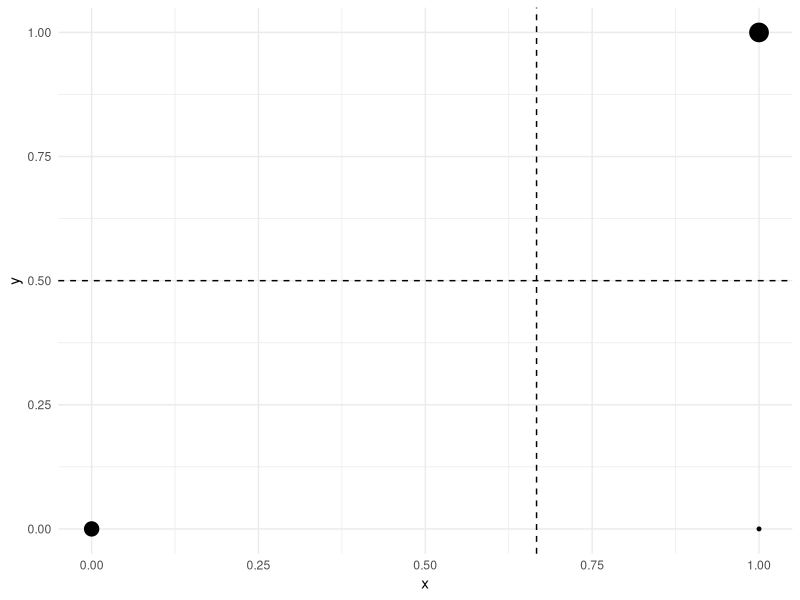
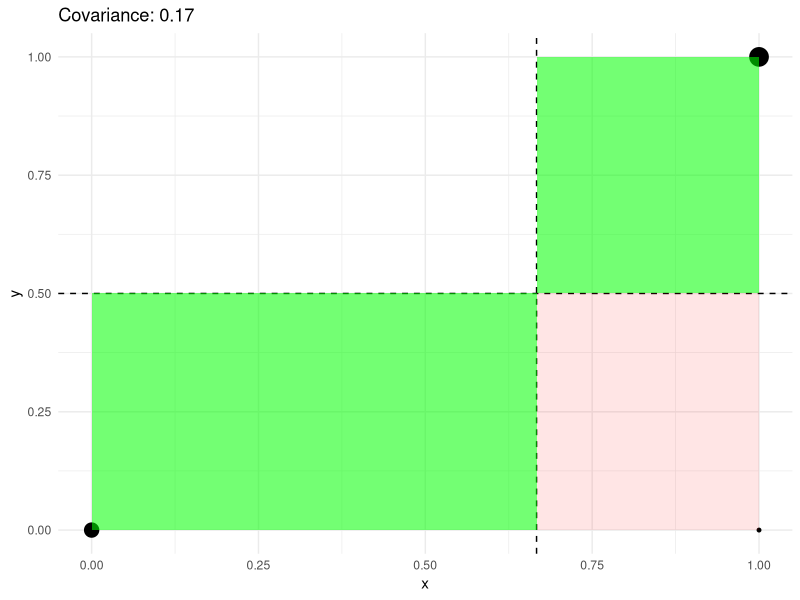
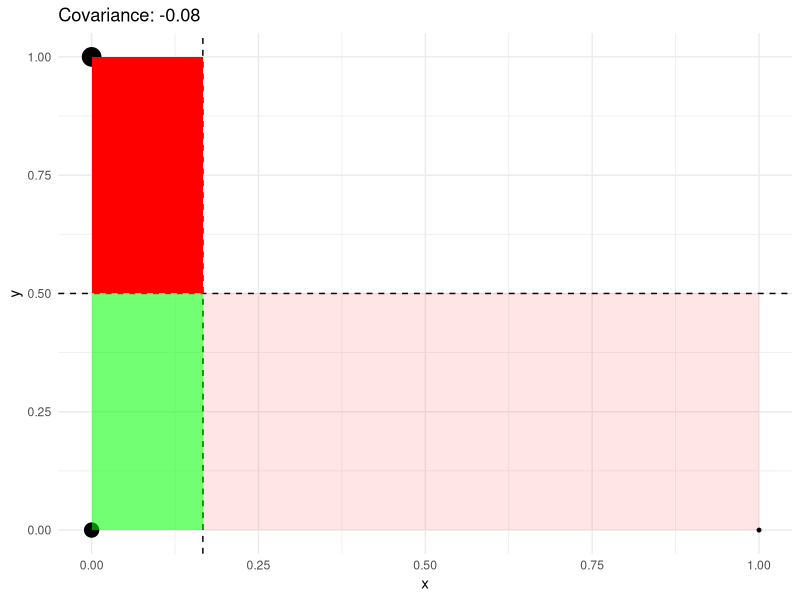
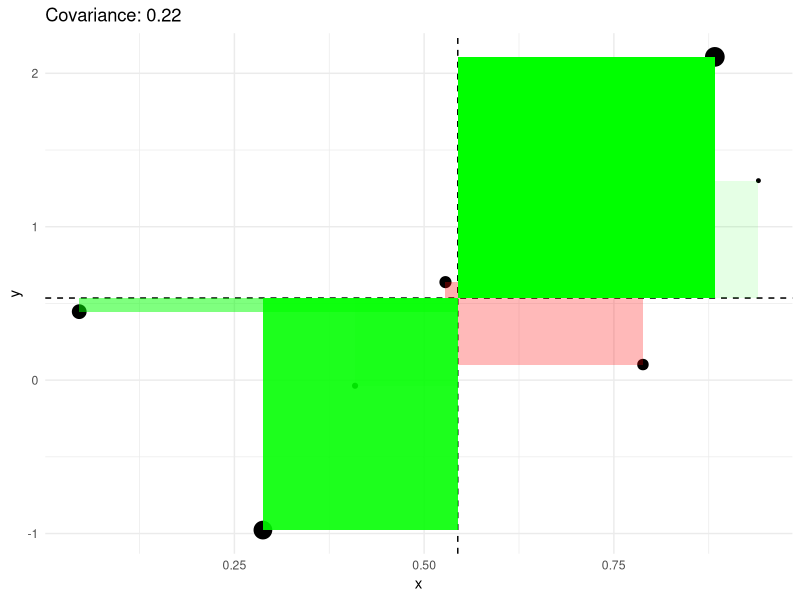
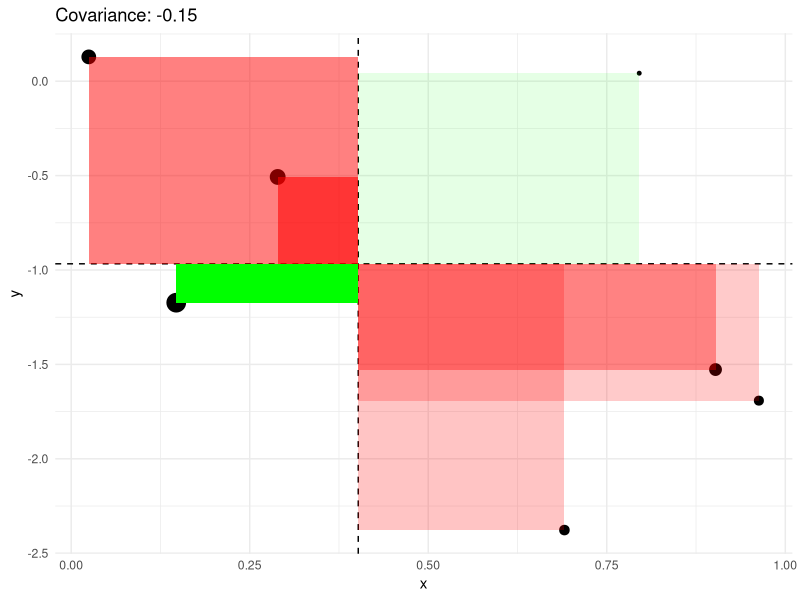
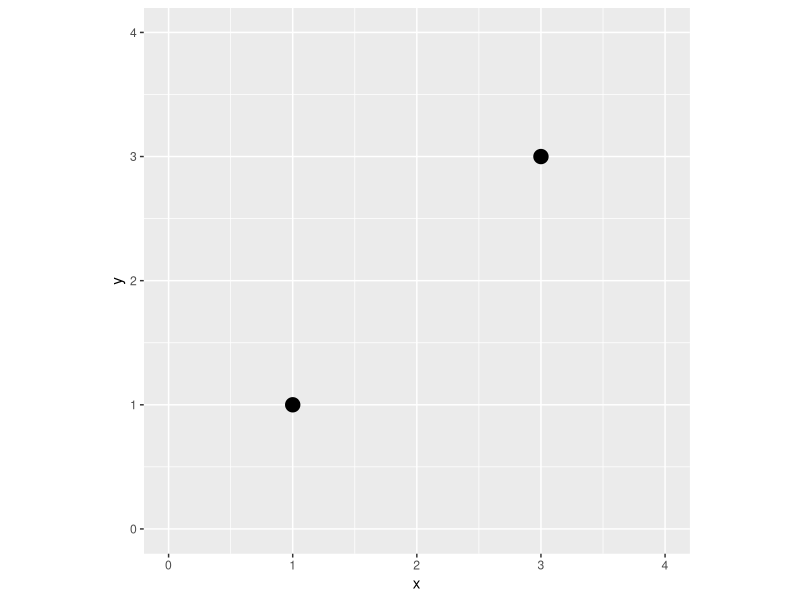
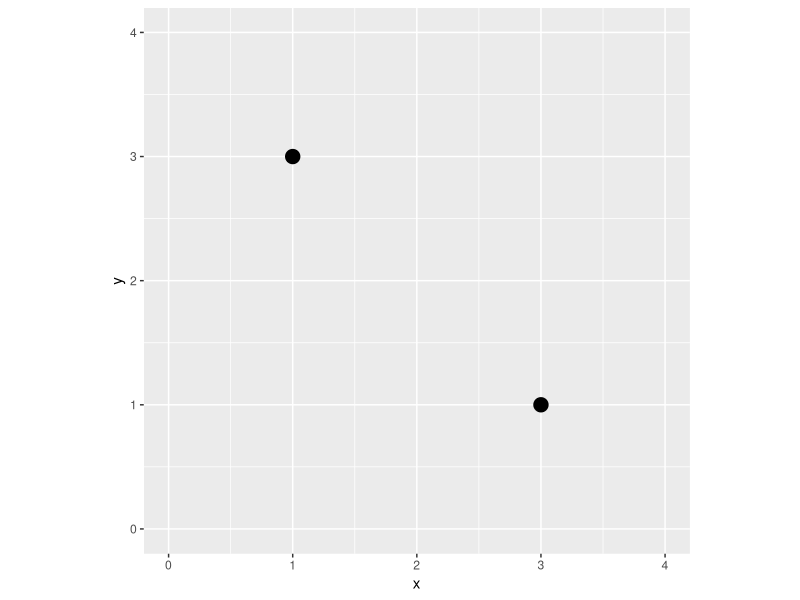
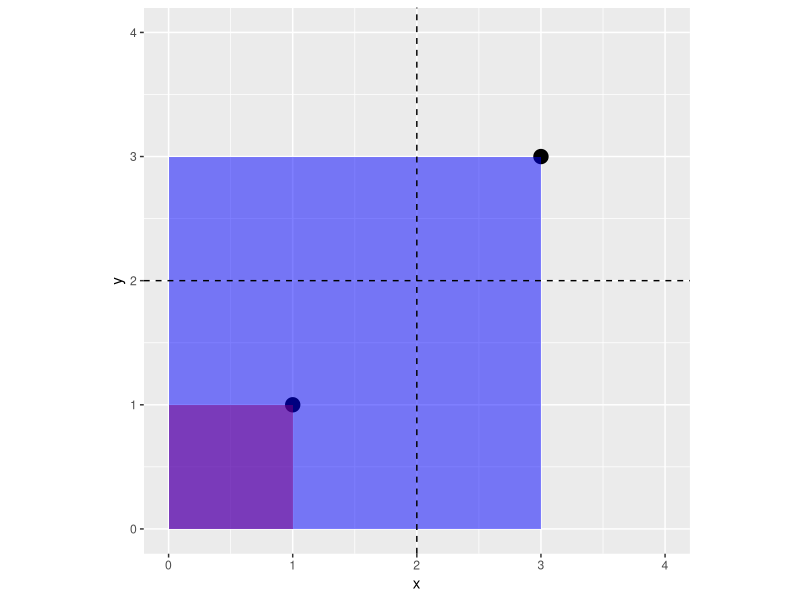

Write R code to recreate these figures, in order.
## ---- chunk 1
#| warning: false
#| message: false

library(tidyverse)
knitr::opts_chunk$set(dev = "ragg_png")
## ---- chunk 2
dat <- tibble(x = c(0, 1, 1), y = c(0, 0, 1), fxy = c(1/3, 1/6, 1/2))
EX <- dat |> 
  summarize(sum(x*fxy)) |> 
  as.numeric()
EY <- dat |> 
  summarize(sum(y*fxy)) |> 
  as.numeric()
covar <- dat |> 
  summarize(sum(fxy*(x - EX)*(y - EY)))
dat |> 
  ggplot(aes(x = x, y = y)) + 
  geom_point(aes(size = fxy), show.legend = F) + 
  geom_vline(xintercept = EX, lty = 2) +
  geom_hline(yintercept = EY, lty = 2) + 
  theme_minimal() -> p
p
## ---- chunk 3
#| fig-align: center
make_vertices_from_dat_row <- function(dat_row, label, EX, EY){
  expand_grid(x = c(dat_row$x, EX),
              y = c(dat_row$y, EY),
              label = label,
              col = ifelse((dat_row$x - EX)*(dat_row$y - EY) > 0, "green", "red"),
              fxy = dat_row$fxy)[c(1,2,4,3,1),]
}
datt <- bind_rows(
  make_vertices_from_dat_row(dat[1,], "A", EX, EY),
  make_vertices_from_dat_row(dat[2,], "B", EX, EY),
  make_vertices_from_dat_row(dat[3,], "C", EX, EY)
)
p +
  geom_polygon(data = datt, aes(fill = col, alpha = fxy), show.legend = F) + 
  scale_fill_manual(values = c("green", "red")) + 
  labs(title = str_c("Covariance: ", round(covar, 2)))
## ---- chunk 4
#| fig-align: center
make_cov_plot <- function(pmf){
  EX <- pmf |> 
    summarize(sum(x*fxy)) |> 
    as.numeric()
  EY <- pmf |> 
    summarize(sum(y*fxy)) |> 
    as.numeric()
  covar <- pmf |> 
    summarize(sum(fxy*(x - EX)*(y - EY)))  
  
  pmf |> 
    ggplot(aes(x = x, y = y)) + 
    geom_point(aes(size = fxy), show.legend = F) + 
    geom_vline(xintercept = EX, lty = 2) +
    geom_hline(yintercept = EY, lty = 2) + 
    theme_minimal() -> p
  
  sto <- list()
  for(i in 1:nrow(pmf)){
    sto[[i]] <- make_vertices_from_dat_row(pmf[i,], str_c("A", i), EX = EX, EY = EY)
  }
  
  rect_data <- bind_rows(sto)
  
  p +
    geom_polygon(data = rect_data, aes(group = label, fill = col, alpha = fxy), show.legend = F) + 
    scale_fill_manual(values = c("green", "red")) + 
    labs(title = str_c("Covariance: ", round(covar, 2)))

}

pmf <- tibble(x = c(0, 1, 0), y = c(0, 0, 1), fxy = c(1/3, 1/6, 1/2))
make_cov_plot(pmf)
## ---- chunk 5
n <- 7
set.seed(123)
pmf <- tibble(x = runif(n),
              fxy_raw = runif(n)) |> 
  mutate(y = x + rnorm(n, sd = 1),
         fxy = fxy_raw/sum(fxy_raw)) 

make_cov_plot(pmf)
## ---- chunk 6
n <- 7
pmf <- tibble(x = runif(n),
              fxy_raw = runif(n)) |> 
  mutate(y = -x + rnorm(n, sd = 1),
         fxy = fxy_raw/sum(fxy_raw)) 

make_cov_plot(pmf)
## ---- chunk 7
#| fig-width: 4
#| fig-height: 4
#| fig-align: center

dat1 <- tibble(x = c(1,3),
       y = c(1,3),
       fxy = c(.5, .5)) 
boxes1 <- tibble(x = c(0, 1, 1, 0, 0,  0, 3, 3, 0, 0),
                y = c(0, 0, 1, 1, 0,  0, 0, 3, 3, 0),
                group = c(rep("A", 5), rep("B", 5)))
dat1 |> 
  ggplot(aes(x, y)) + 
  geom_point(aes(size = fxy), show.legend = F) + 
  coord_fixed(xlim = c(0,4), ylim = c(0,4)) -> p1

p1

## ---- chunk 8
#| fig-width: 4
#| fig-height: 4
#| fig-align: center
dat2 <- tibble(x = c(1,3),
       y = c(3,1),
       fxy = c(.5, .5))
boxes2 <- tibble(x = c(0, 1, 1, 0, 0,  0, 3, 3, 0, 0),
                y = c(0, 0, 3, 3, 0,  0, 0, 1, 1, 0),
                group = c(rep("A", 5), rep("B", 5)))

dat2 |> 
  ggplot(aes(x, y)) + 
  geom_point(aes(size = fxy), show.legend = F) +
  coord_fixed(xlim = c(0,4), ylim = c(0,4)) -> p2

p2

## ---- chunk 9
#| fig-width: 4
#| fig-height: 4
#| fig-align: center

p1 + 
  geom_polygon(data = boxes1, aes(fill = group, group = group), alpha = .5, show.legend = F) + 
  scale_fill_manual(values = c("red", "blue")) + 
  geom_vline(xintercept = 2, lty = 2) + 
  geom_hline(yintercept = 2, lty = 2)
  
## ---- chunk 10
#| fig-width: 4
#| fig-height: 4
#| fig-align: center

p2 + 
  geom_polygon(data = boxes2, aes(fill = group, group = group), alpha = .5, show.legend = F) + 
  scale_fill_manual(values = c("red", "blue")) +
  geom_vline(xintercept = 2, lty = 2) + 
  geom_hline(yintercept = 2, lty = 2)

## ---- chunk 11
#| fig-align: center
#| fig-width: 6
#| fig-height: 4
n <- 1000
dat <- tibble(x = runif(n, min = -.5, max = 3)) |> 
  mutate(mu = 3*x + 8*x^2 - 3*x^3,
         y = rnorm(n, mean = mu, sd = 3))
p1 <- dat |> 
  ggplot(aes(x = x, y = y)) + 
  geom_point(alpha = .5, size = 2) +
  theme_bw() + 
  geom_line(aes(y = mu), col = "red", lwd = 2) + 
  coord_cartesian(xlim = c(0, 2.75),
                  ylim = c(-10, 25)) 
p1
## ---- chunk 12
#| fig-align: center
#| fig-width: 6
#| fig-height: 4
n <- 1500
dat <- tibble(x = rnorm(n, mean = 2)) |> 
  mutate(mu = 3*x + 8*x^2 - 3*x^3,
         y = rnorm(n, mean = mu, sd = 3))
p <- dat |> 
  ggplot(aes(x = x, y = y)) + 
  geom_point(alpha = .5, size = 2) +
  theme_bw() + 
  geom_line(aes(y = mu), col = "red", lwd = 2) + 
  coord_cartesian(xlim = c(0, 2.75),
                  ylim = c(-10, 25)) 
p
## ---- chunk 13
#| fig-align: center
p1
## ---- chunk 14
#| fig-align: center
tibble(x = runif(n, min = 0, max = 2.75)) |> 
  mutate(mu = 3*x + 8*x^2 - 3*x^3,
         y = rnorm(n, mean = mu, sd = 1 + x)) |> 
  ggplot(aes(x = x, y = y)) + 
  geom_point(alpha = .5, size = 2) +
  theme_bw() + 
  geom_line(aes(y = mu), col = "red", lwd = 2)
## ---- chunk 15
p1 
## ---- chunk 16
p1
## ---- chunk 17
n <- 5000
tibble(x = rnorm(n, mean = 3, sd = 1.5)) |> 
  mutate(mu = 3*x + 8*x^2 - 3*x^3,
         y = rnorm(n, mean = mu, sd = 3)) |> 
  filter(x > 0 & x < 2.75) |> 
  ggplot(aes(x = x, y = y)) + 
  geom_point(alpha = .5, size = 2) +
  theme_bw() + 
  geom_line(aes(y = mu), col = "red", lwd = 2)
## ---- chunk 18
p1
## ---- chunk 19
p1 + 
  geom_smooth(method = lm)
## ---- chunk 20
head(dat, 4)
## ---- chunk 21
dat |> 
  summarize(var(y), var(y - mu), var(mu))
